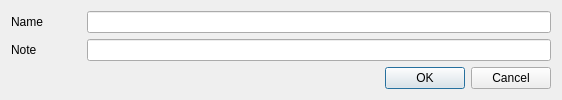
<?xml version="1.0" encoding="UTF-8"?>
<ui version="4.0">
 <class>GroupEdDlg</class>
 <widget class="QDialog" name="GroupEdDlg">
  <property name="geometry">
   <rect>
    <x>0</x>
    <y>0</y>
    <width>562</width>
    <height>100</height>
   </rect>
  </property>
  <property name="minimumSize">
   <size>
    <width>410</width>
    <height>100</height>
   </size>
  </property>
  <property name="maximumSize">
   <size>
    <width>16777215</width>
    <height>100</height>
   </size>
  </property>
  <property name="windowTitle">
   <string>Edit group</string>
  </property>
  <layout class="QVBoxLayout" name="verticalLayout">
   <item>
    <layout class="QFormLayout" name="formLayout">
     <item row="0" column="0">
      <widget class="QLabel" name="lbName">
       <property name="minimumSize">
        <size>
         <width>70</width>
         <height>0</height>
        </size>
       </property>
       <property name="maximumSize">
        <size>
         <width>70</width>
         <height>16777215</height>
        </size>
       </property>
       <property name="text">
        <string>Name</string>
       </property>
       <property name="alignment">
        <set>Qt::AlignLeading|Qt::AlignLeft|Qt::AlignVCenter</set>
       </property>
      </widget>
     </item>
     <item row="0" column="1">
      <widget class="QLineEdit" name="leName"/>
     </item>
     <item row="1" column="0">
      <widget class="QLabel" name="lbNote">
       <property name="minimumSize">
        <size>
         <width>70</width>
         <height>0</height>
        </size>
       </property>
       <property name="text">
        <string>Note</string>
       </property>
      </widget>
     </item>
     <item row="1" column="1">
      <widget class="QLineEdit" name="leNote"/>
     </item>
    </layout>
   </item>
   <item>
    <widget class="QDialogButtonBox" name="buttonBox">
     <property name="orientation">
      <enum>Qt::Horizontal</enum>
     </property>
     <property name="standardButtons">
      <set>QDialogButtonBox::Cancel|QDialogButtonBox::Ok</set>
     </property>
    </widget>
   </item>
  </layout>
 </widget>
 <resources/>
 <connections>
  <connection>
   <sender>buttonBox</sender>
   <signal>accepted()</signal>
   <receiver>GroupEdDlg</receiver>
   <slot>accept()</slot>
   <hints>
    <hint type="sourcelabel">
     <x>248</x>
     <y>254</y>
    </hint>
    <hint type="destinationlabel">
     <x>157</x>
     <y>274</y>
    </hint>
   </hints>
  </connection>
  <connection>
   <sender>buttonBox</sender>
   <signal>rejected()</signal>
   <receiver>GroupEdDlg</receiver>
   <slot>reject()</slot>
   <hints>
    <hint type="sourcelabel">
     <x>316</x>
     <y>260</y>
    </hint>
    <hint type="destinationlabel">
     <x>286</x>
     <y>274</y>
    </hint>
   </hints>
  </connection>
 </connections>
</ui>
